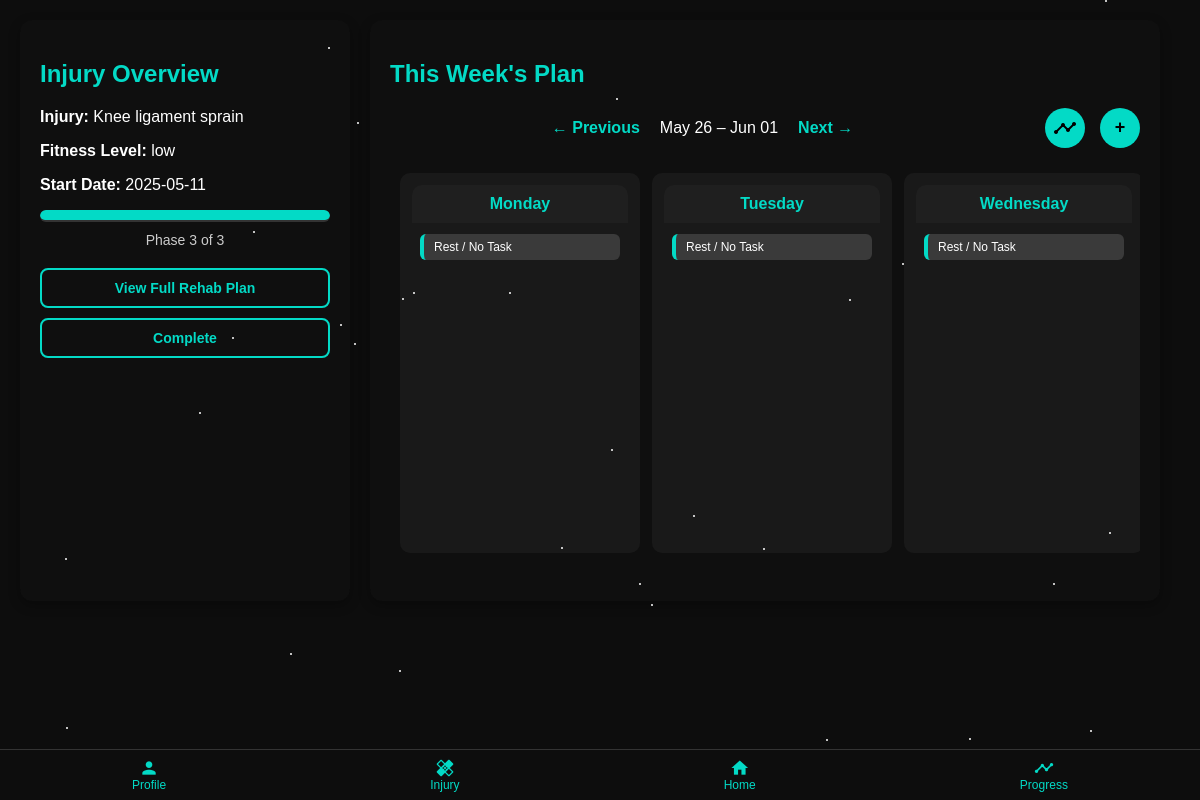
The app's page /home?week_offset=-5 (signed in), older data.
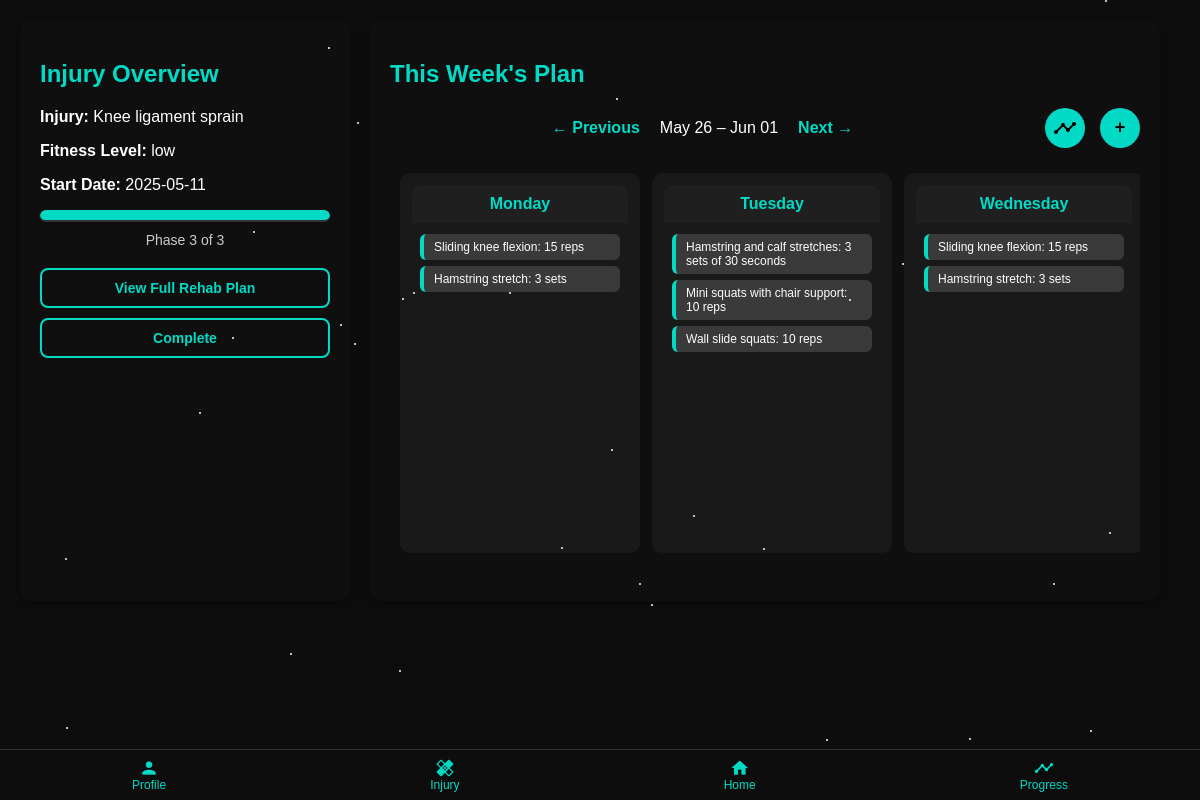
The same page, newer data.
### tables this page shows
CREATE TABLE user_events (
            id INTEGER PRIMARY KEY AUTOINCREMENT,
            user_id INTEGER NOT NULL,
            title TEXT NOT NULL,
            date TEXT NOT NULL, completed INTEGER DEFAULT 0, start DATETIME, end DATETIME, repeat_type TEXT,
            FOREIGN KEY (user_id) REFERENCES users(id)
        );

### app.py (the view)
@app.route("/home")
def home():
    user_id = session.get('user_id')
    if not user_id:
        return redirect(url_for('auth.login'))
    user_injury = get_user_injury(user_id)
    if not user_injury:
        return render_template("home_page.html",
                               injuries=get_distinct_injury_types(),
                               user_injury=None)
    injury_type, fitness_level, doctor_confirmed, rehab_start_date = user_injury
    rehab_start = datetime.strptime(rehab_start_date, "%Y-%m-%d").date()
    today = datetime.today().date()
    week_offset = request.args.get("week_offset", 0, type=int)
    monday = today - timedelta(days=today.weekday()) + timedelta(weeks=week_offset)
    week_dates = [monday + timedelta(days=i) for i in range(7)]
    week_range = f"{week_dates[0].strftime('%b %d')} – {week_dates[-1].strftime('%b %d')}"
    current_date = datetime.today().strftime('%Y-%m-%d')
    with connect_user_db() as conn:
        cursor = conn.cursor()
        cursor.execute('''
            SELECT title, completed
            FROM user_events
            WHERE user_id = ? AND date = ?
        ''', (user_id, today.strftime('%Y-%m-%d')))
        today_tasks = [{"title": row[0], "completed": bool(row[1])} for row in cursor.fetchall()]
        week = []
        for date in week_dates:
            cursor.execute('''
                SELECT id, title, start, end, completed
                FROM user_events
                WHERE user_id = ? AND date = ?
            ''', (user_id, date.strftime('%Y-%m-%d')))
            events = [{
                "id": row[0],
                "title": row[1],
                "start": row[2],
                "end": row[3],
                "completed": bool(row[4])
            } for row in cursor.fetchall()]
            week.append({
                "name": date.strftime("%A"),
                "date": date.strftime("%Y-%m-%d"),
                "events": events
            })
    current_phase, _, total_phases = get_current_rehab_phase(user_id)
    progress_percent = round((current_phase / total_phases) * 100, 1) if current_phase and total_phases else 0
    return render_template("home_page.html",
                           injury_type=injury_type,
                           fitness_level=fitness_level,
                           rehab_start_date=rehab_start_date,
                           current_phase=current_phase,
                           total_phases=total_phases,
                           progress_percent=progress_percent,
                           today_tasks=today_tasks,
                           week=week,
                           week_range=week_range,
                           week_offset=week_offset,
                           user_injury=user_injury,
                           current_date=current_date)

### database.py (called while the page is built)
def create_connection_injuries():
    return sqlite3.connect(DB_PATH_INJURIES)

def connect_user_db():
    return sqlite3.connect('instance/users.db')

def get_user_injury(user_id):
    with create_connection_injuries() as conn:
        cursor = conn.cursor()
        cursor.execute('''
            SELECT injury_type, fitness_level, doctor_confirmed, rehab_start_date
            FROM user_injuries
            WHERE user_id = ?
        ''', (user_id,))
        result = cursor.fetchone()
        if result:
            injury_type = result[0].strip() if result[0] else None
            fitness_level = result[1].strip() if result[1] else None
            return injury_type, fitness_level, result[2], result[3]
        return None

### templates/home_page.html (shortened to what the changed rows need)
<!DOCTYPE html>
<html lang="en-GB">
<head>
    <link rel="stylesheet" href="{{ url_for('static', filename='css/home_page.css') }}">
</head>
<body>
{% if user_injury %}
<main class="main-container">
    <section class="todays-plan">
        <h2>Injury Overview</h2>
    </section>
    <section class="weekly-calendar">
        <h2>This Week's Plan</h2>
        <div class="week-grid">
            {% for day in week %}
            <div class="day-column{% if day.date|string == current_date %} today{% endif %}">
                <div class="day-header">{{ day.name }}</div>
                <div class="day-body">
                    {% if day.events %}
                        {% for event in day.events %}
                        <div class="event {% if event.completed %}completed{% endif %}"
                            data-id="{{ event.id }}"
                            data-title="{{ event.title }}"
                            data-start="{{ event.start }}"
                            data-end="{{ event.end }}"
                            data-completed="{{ event.completed | string | lower }}"
                            onclick="openEventModal(this)">
                        <div style="display: flex; justify-content: space-between; align-items: center;">
                            <span>
                                {% if event.completed %}
                                    <span class="checkmark">✓</span> {{ event.title }}
                                {% else %}
                                    {{ event.title }}
                                {% endif %}
                            </span>
                        </div>
                        </div>
                        {% endfor %}
                    {% else %}
                        <div class="event">Rest / No Task</div>
                    {% endif %}
                </div>
            </div>
            {% endfor %}
        </div>
<br>
    </section>
<br><br>
</main>
{% endif %}
<link href='https://cdn.jsdelivr.net/npm/fullcalendar@5.11.0/main.min.css' rel='stylesheet' />
</body>
</html>

Row changes from the older to the newer data that the page shows:
added user_events: title "Sliding knee flexion: 15 reps", shown under "Monday"
added user_events: title "Hamstring stretch: 3 sets", shown under "Monday"
added user_events: title "Hamstring and calf stretches: 3 sets of 30 seconds", shown under "Tuesday"
added user_events: title "Mini squats with chair support: 10 reps", shown under "Tuesday"
added user_events: title "Wall slide squats: 10 reps", shown under "Tuesday"
added user_events: title "Sliding knee flexion: 15 reps", shown under "Wednesday"
added user_events: title "Hamstring stretch: 3 sets", shown under "Wednesday"
Text that changed along with them:
list line gone: "Rest / No Task"
